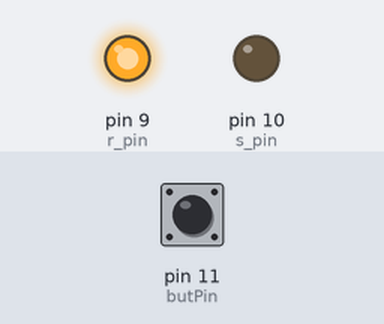
The sketch below on a simulated Arduino Uno, built with avr-gcc and run on an emulated ATmega328P. Shown: output pins drawn as LEDs (lit = HIGH). The inputs (shaded band) are chosen by the test bench; at power-on: pin 11 (butPin) HIGH.

Above: at 1.2 s.
1.3 s: pin 11 (butPin) pulled LOW for 0.15 s
At 1.9 s:
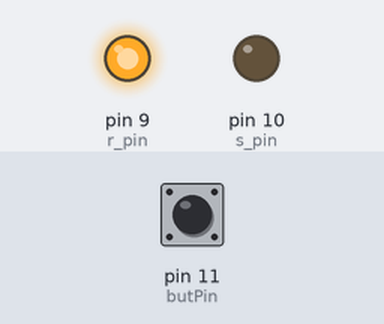
2.9 s: pin 11 (butPin) pulled LOW for 3.2 s
At 4.2 s:
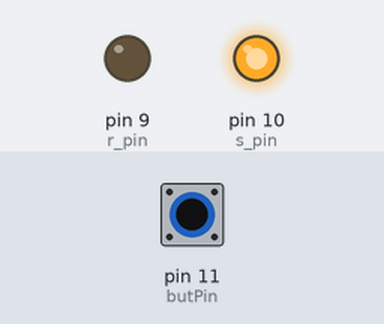
Timing chart, 0 to 7.6 s (numbered marks = the images above; inputs shaded):
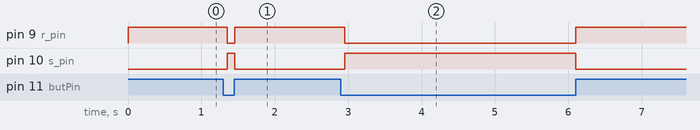

Measured:
- after the input at 1.3 s, pin 9 (r_pin): HIGH → LOW after 0.05 s, → HIGH 0.10 s later; pin 10 (s_pin): LOW → HIGH after 0.05 s, → LOW 0.10 s later
- after the input at 2.9 s, pin 9 (r_pin): HIGH → LOW after 0.05 s, → HIGH 3.2 s later; pin 10 (s_pin): LOW → HIGH after 0.05 s, → LOW 3.2 s later

The sketch:

Funduscope_code.ino
```cpp
/*
 * Created by Jesi Miranda-Santos
 * Last Updated: 10/18/2020
 *
 */

const int butPin = 11;         // pin connected to button
const int s_pin = 10;           // Pin on SR latch
const int r_pin = 9;          // Pin on SR latch

#define DEBUG 0

void setup() {
  // put your setup code here, to run once:
  Serial.begin(9600);         // debug statement
  /* Output Pins */
  pinMode(s_pin, OUTPUT);
  pinMode(r_pin, OUTPUT);
  /* Input Pins */
  pinMode(butPin, INPUT);

  /* Turn Off system */
  digitalWrite(s_pin, LOW);
  digitalWrite(r_pin, HIGH);
}

void loop() {
  #if DEBUG
  int value = digitalRead(butPin);
  Serial.println(value);
  #endif

  if(!digitalRead(butPin)){
    #if DEBUG
    Serial.println("butPin is HIGH");
    #endif
    // Q will be HIGH (turn on system)
    delay(50);
    digitalWrite(s_pin, HIGH);
    digitalWrite(r_pin, LOW);
  }
  else{
    #if DEBUG
    Serial.println("butPin is LOW");
    #endif
    // Q will be LOW (turn off system)
    digitalWrite(s_pin, LOW);
    digitalWrite(r_pin, HIGH);

  }
  Serial.println("\n");

}
```
